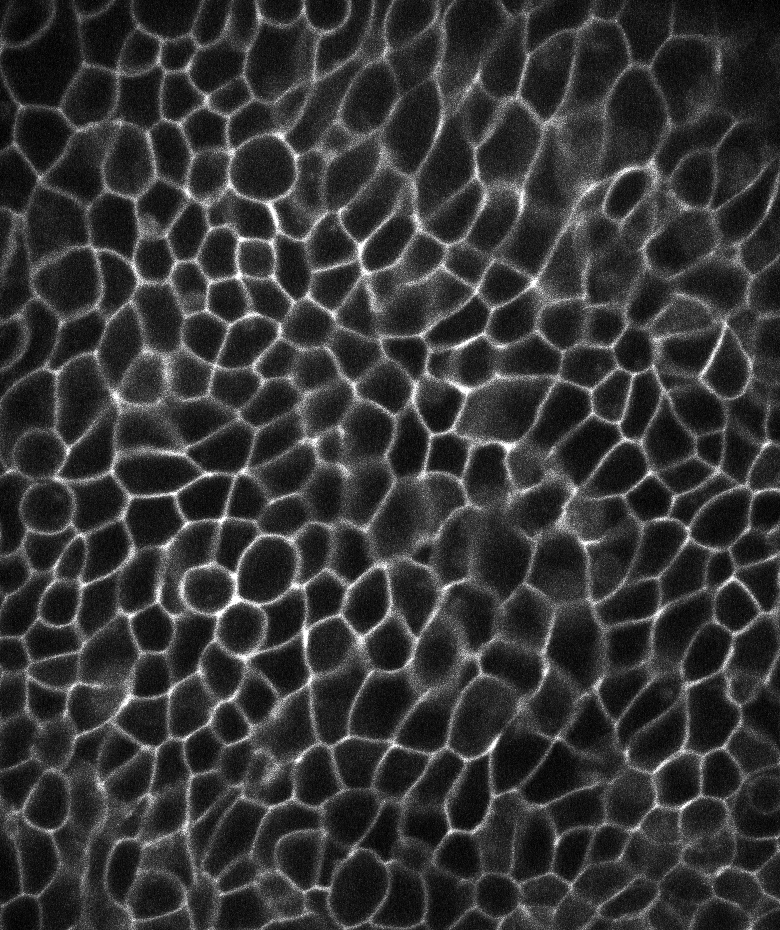
#> input picture img.png, 780 x 930 px
$ python -i python_functions.py   (imports and definitions only)
#> lines starting #> are read from the running program, lines starting #| are printed output that depends on the picture; after the words box and inside, x2 and y2 are one past the last pixel; in counts of white or black regions, pixels touching at a corner belong together
import numpy as np

def test_string_function(string):
	return(string)

def test_math_function(x,y):
	return(x+y)

def test_numpy_function(x,y):
	return(np.add(x,y))

def cell(filepath, resultspath):

# coding: utf-8

# Image Analysis with Python - Solution for Batch Processing

# The following is the script version of the tutorial's solution pipeline, where all the code
# has been wrapped in a single function that can be called many times for many images.
# Please refer to the jupyter notebooks ('image_analysis_tutorial[_solutions].ipynb') for
# more information, including detailed comments on every step.


## Importing Modules & Packages
#> called with filepath = 'img.png', resultspath = 'out.png'
    import csv
    import numpy as np
    import matplotlib.pyplot as plt
    import scipy.ndimage as ndi
    from skimage.io import imread

    img = imread(filepath)
#> img is the input picture: shape (930, 780); min 0, max 255, mean 52.7


    ## Preprocessing

    sigma = 3
    img_smooth = ndi.gaussian_filter(img, sigma)


    ## Adaptive Thresholding

    i = 31
    SE = (np.mgrid[:i,:i][0] - np.floor(i/2))**2 + (np.mgrid[:i,:i][1] - np.floor(i/2))**2 <= np.floor(i/2)**2

    from skimage.filters import rank
    bg = rank.mean(img_smooth, footprint=SE)

    mem = img_smooth > bg
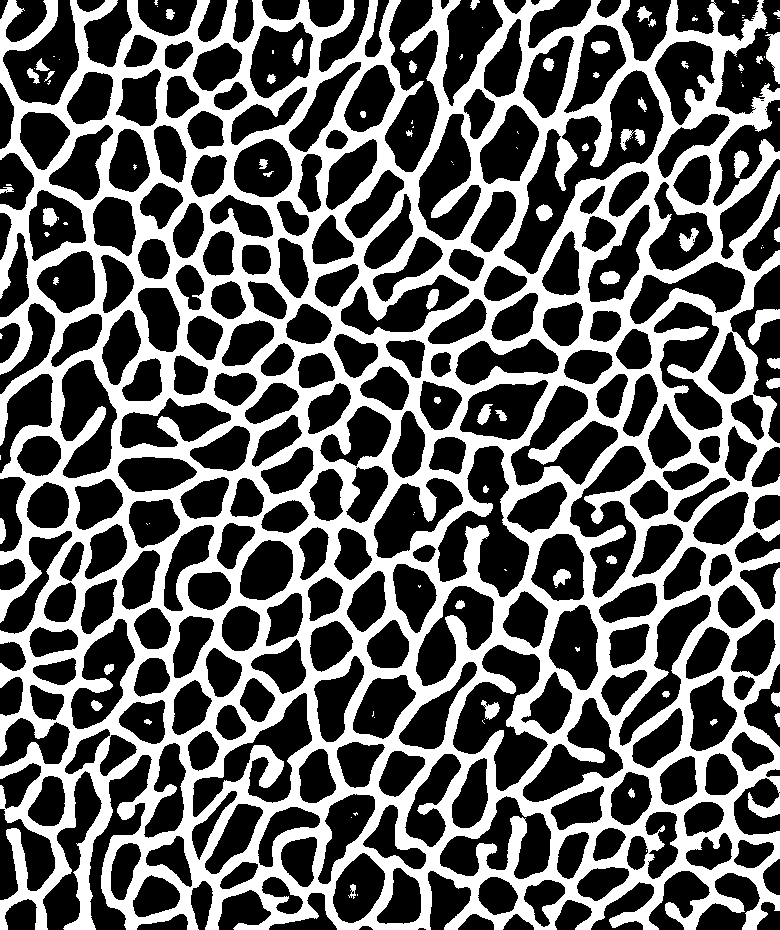
#> mem: shape (930, 780) bool; 38.7% white; 111 white regions (54 under 20 px), largest, box (x1, y1, x2, y2) and area: (0, 0, 780, 930) 274338, (748, 309, 780, 345) 519, (765, 32, 780, 84) 471


    ## Improving Masks with Binary Morphology

    mem_holefilled = ~ndi.binary_fill_holes(~mem) # Short form
#> mem_holefilled: shape (930, 780) bool; 38.1% white; 20 white regions (7 under 20 px), largest, box (x1, y1, x2, y2) and area: (0, 0, 780, 930) 274325, (748, 309, 780, 345) 519, (765, 32, 780, 84) 468

    i = 15
    SE = (np.mgrid[:i,:i][0] - np.floor(i/2))**2 + (np.mgrid[:i,:i][1] - np.floor(i/2))**2 <= np.floor(i/2)**2

    pad_size = i+1
    mem_padded = np.pad(mem_holefilled, pad_size, mode='reflect')
#> mem_padded: shape (962, 812) bool; 38% white; 31 white regions (12 under 20 px), largest, box (x1, y1, x2, y2) and area: (0, 0, 812, 962) 293372, (781, 48, 810, 100) 884, (764, 325, 812, 361) 712
    mem_final = ndi.binary_closing(mem_padded, structure=SE)
#> mem_final: shape (962, 812) bool; 40.6% white; 4 white regions (1 under 20 px), largest, box (x1, y1, x2, y2) and area: (7, 7, 805, 955) 317360, (748, 13, 755, 20) 38, (170, 12, 174, 21) 25
    mem_final = mem_final[pad_size:-pad_size, pad_size:-pad_size]
#> mem_final: shape (930, 780) bool; 41.8% white; 3 white regions (1 under 20 px), largest, box (x1, y1, x2, y2) and area: (0, 0, 780, 930) 303173, (732, 0, 739, 4) 22


    ## Cell Segmentation by Seeding & Expansion

    ### Seeding by Distance Transform

    dist_trans = ndi.distance_transform_edt(~mem_final)
    dist_trans_smooth = ndi.gaussian_filter(dist_trans, sigma=5)
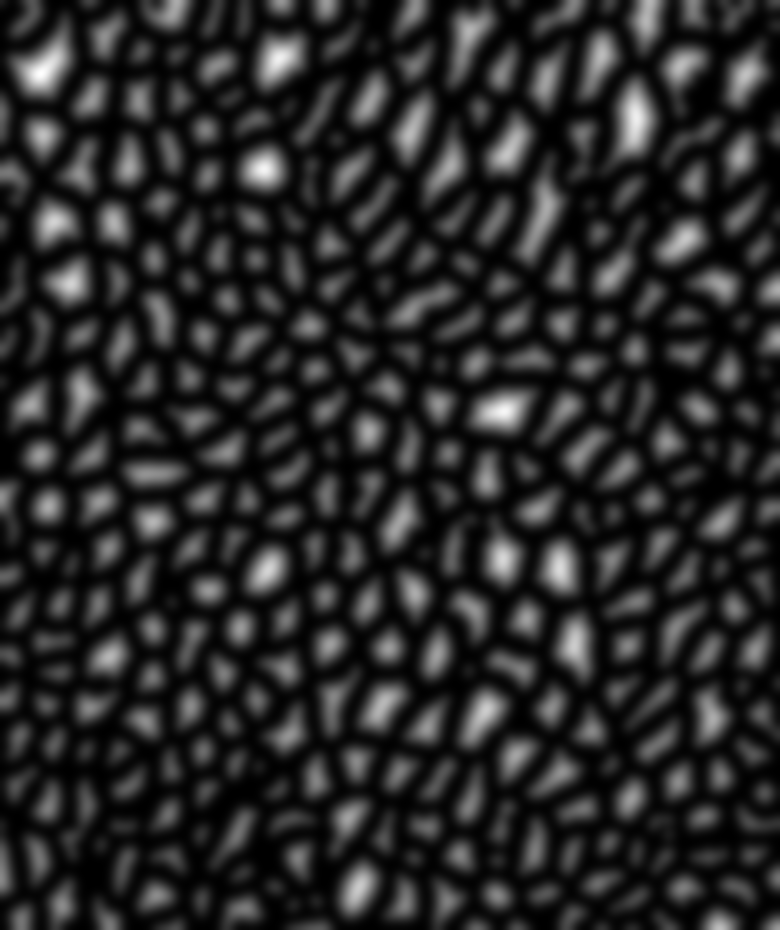
#> dist_trans_smooth: shape (930, 780) float64; min 0.000231, max 22.71, mean 3.7; drawn with min black and max white

    from skimage.feature import peak_local_max
    seed_coords = peak_local_max(dist_trans_smooth, min_distance=10)
#> seed_coords = 320 pairs, first value 12 to 915, second value 10 to 764
    seeds = np.zeros_like(dist_trans_smooth, dtype=bool)
    seeds[tuple(seed_coords.T)] = True

    seeds_labeled = ndi.label(seeds)[0]

    ### Expansion by Watershed

    from skimage.segmentation import watershed
    ws = watershed(img_smooth, seeds_labeled)
#> ws: shape (930, 780) int32; 320 distinct labels, from 1 to 320


    ## Postprocessing: Removing Cells at the Image Border

    border_mask = np.zeros(ws.shape, dtype=bool)
    border_mask = ndi.binary_dilation(border_mask, border_value=1)

    clean_ws = np.copy(ws)

    for cell_ID in np.unique(ws):
        cell_mask = ws==cell_ID
        cell_border_overlap = np.logical_and(cell_mask, border_mask)
        total_overlap_pixels = np.sum(cell_border_overlap)
        if total_overlap_pixels > 0:
            clean_ws[cell_mask] = 0
#> this loop made 320 passes
#> total_overlap_pixels on passes 1 to 3: 97, 79, 163
#> cell_mask: shape (930, 780) bool; 0.17% white; 1 white region, box (x1, y1, x2, y2) and area: (548, 889, 599, 930) 1237
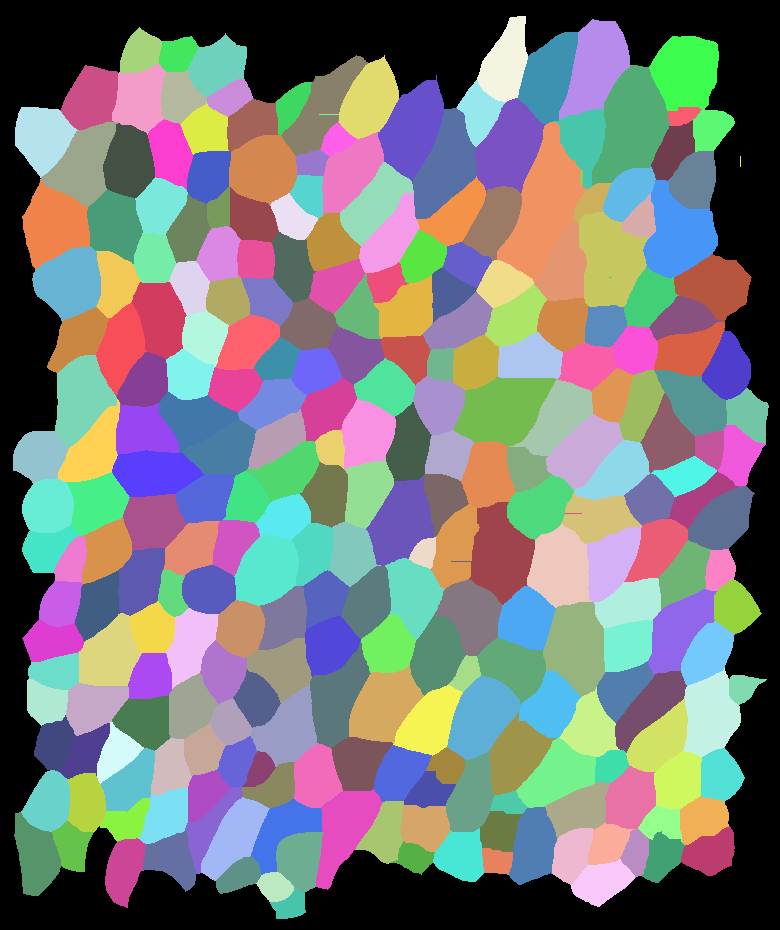
#> clean_ws: shape (930, 780) int32; 272 distinct labels, from 0 to 318; one colour per label, 0 black

    for new_ID, cell_ID in enumerate(np.unique(clean_ws)[1:]):
        clean_ws[clean_ws==cell_ID] = new_ID+1
#> this loop made 271 passes
#> cell_ID on passes 1 to 3: 11, 12, 13
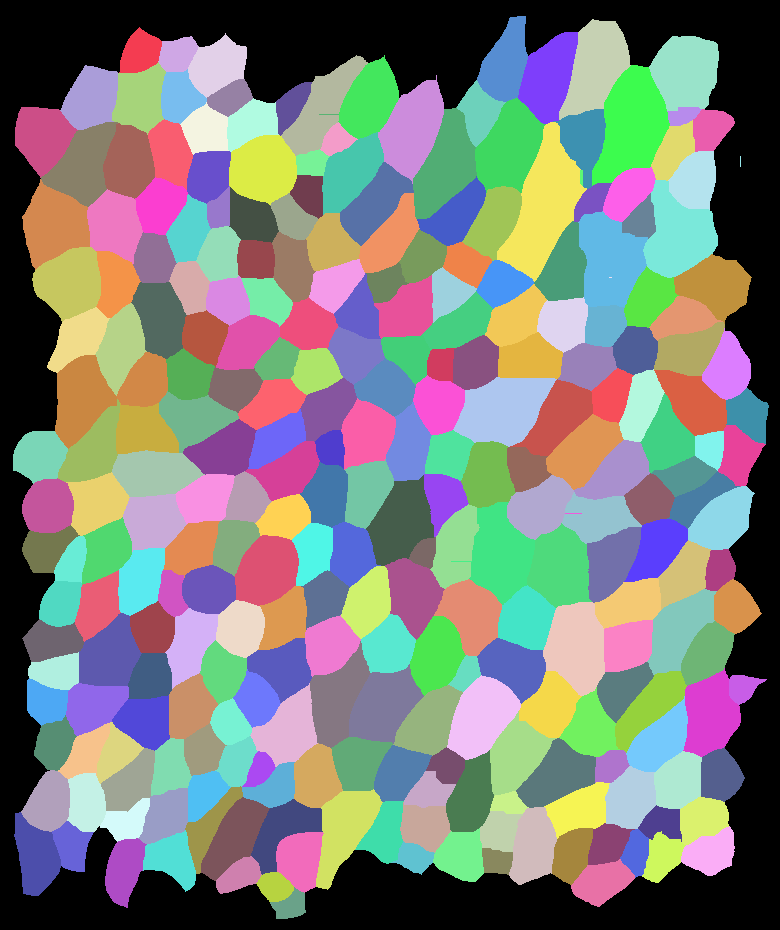
#> clean_ws: shape (930, 780) int32; 272 distinct labels, from 0 to 271; one colour per label, 0 black


    ## Identifying Cell Edges

    edges = np.zeros_like(clean_ws)

    for cell_ID in np.unique(clean_ws)[1:]:
        cell_mask = clean_ws==cell_ID
        eroded_cell_mask = ndi.binary_erosion(cell_mask, iterations=1)
        edge_mask = np.logical_xor(cell_mask, eroded_cell_mask)
        edges[edge_mask] = cell_ID
#> cell_mask: shape (930, 780) bool; 0.09% white; 1 white region, box (x1, y1, x2, y2) and area: (270, 887, 306, 919) 685
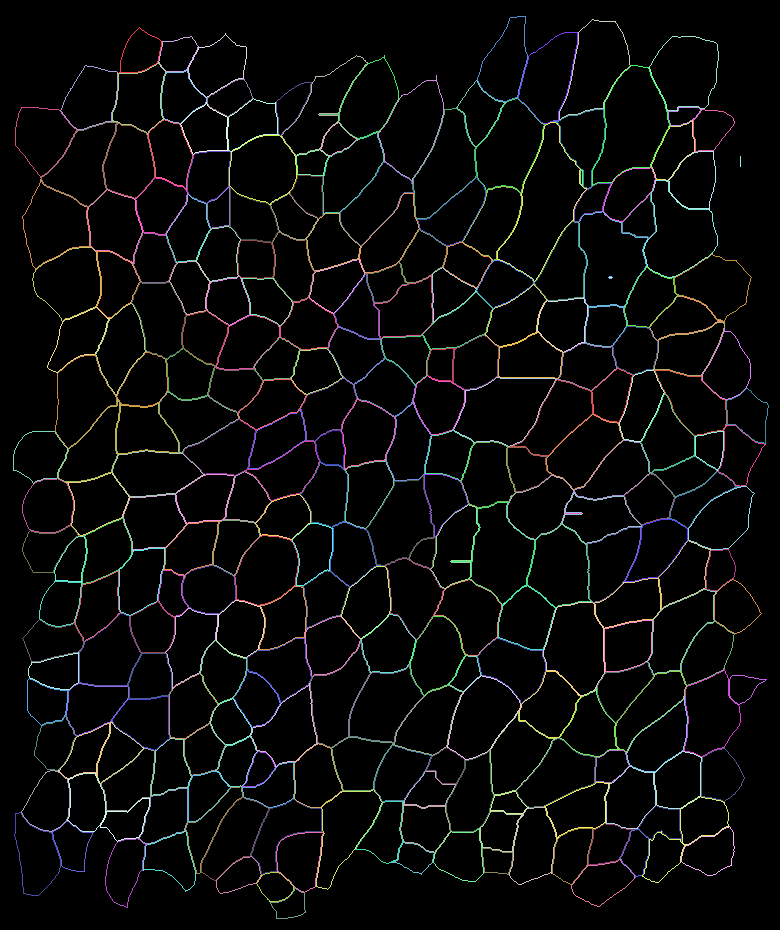
#> edges: shape (930, 780) int32; 272 distinct labels, from 0 to 271; one colour per label, 0 black


    ## Extracting Quantitative Measurements

    results = {"cell_id"      : [],
               "int_mean"     : [],
               "int_mem_mean" : [],
               "cell_area"    : [],
               "cell_edge"    : []}

    with open(resultspath, 'w', newline='') as file:
        writer = csv.writer(file)
        # Write the header
        writer.writerow(['cell_id', 'int_mean', 'int_mem_mean', 'cell_area', 'cell_edge'])

        # Write the data rows
        for cell_id in np.unique(clean_ws)[1:]:
            cell_mask = clean_ws==cell_id
            edge_mask = edges==cell_id
            int_mean = np.mean(img[cell_mask])
            int_mem_mean = np.mean(img[edge_mask])
            cell_area = np.sum(cell_mask)
            cell_edge = np.sum(edge_mask)
            writer.writerow([cell_id, int_mean, int_mem_mean, cell_area, cell_edge])
#> this loop made 271 passes
#> (int_mean, int_mem_mean, cell_area, cell_edge) on passes 1 to 3: (45.65, 89.86, 1350, 126), (55.14, 117.1, 1063, 112), (45.19, 92.09, 4265, 256)
#> pass 3, in cell, `edge_mask = edges==cell_id`:
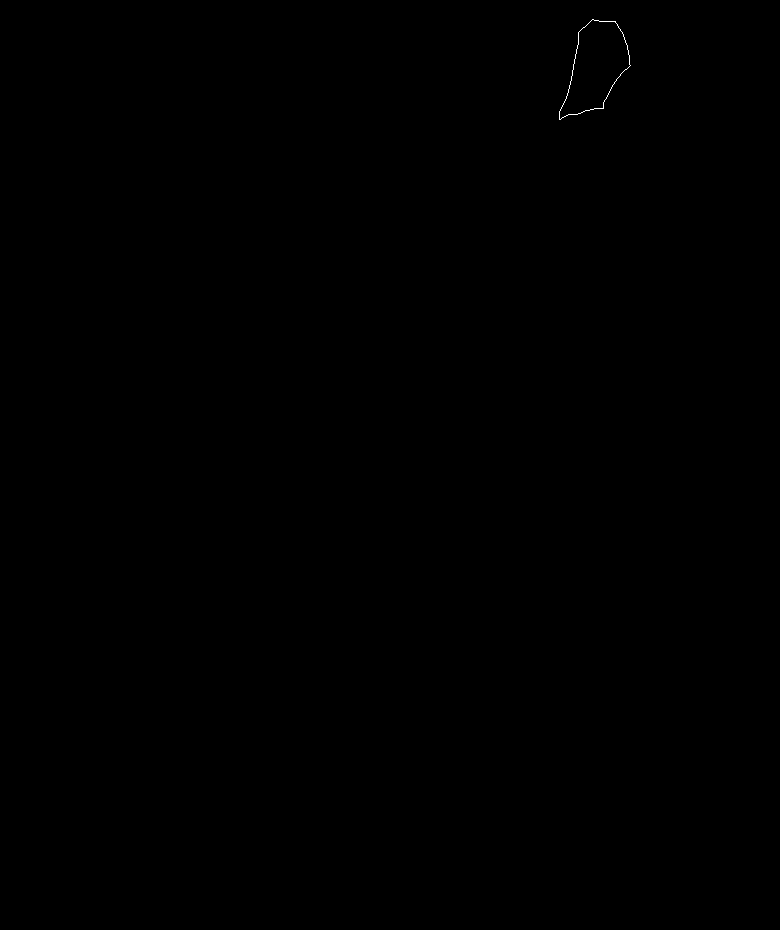
#> edge_mask: shape (930, 780) bool; 0.04% white in thin lines or dots, all inside (x1, y1, x2, y2) = (559, 19, 631, 120)
    return(resultspath)


>>> result = cell('img.png', 'out.png')
